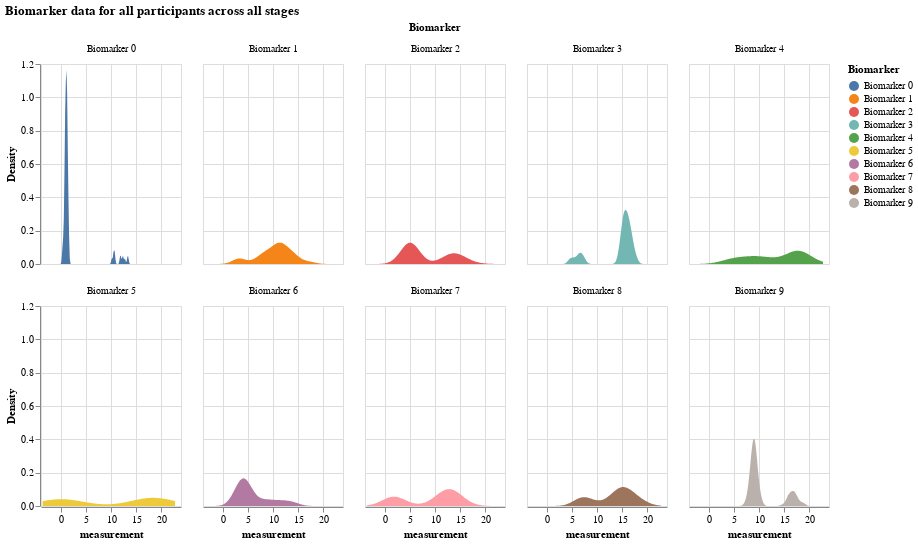

Write notebook code for a chart like this one.
### Markdown cell above
## Visualizing simulated results

With the above data structure, we can visualize the following data:

- Distribution of all biomarker values by biomarker
- Distribution of all biomarker values when the participant is at a certain disease stage
- Comparing a certain biomarker data 
- A certain participant's data

### Distribution of all biomarker values by biomarker

### Code cell
df = pd.DataFrame(X, columns = [f"Biomarker {i}" for i in range(N)])

# make this dataframe wide to long 
df_long = df.melt(var_name = "Biomarker", value_name="Value")

# exapand the value column into a dataframe
values_df = df_long['Value'].apply(pd.Series)
values_df.columns = ['participant', 'measurement', 'k_j', 'S_n', 'drawn_from']

# join values_df with df_long
df_expanded = df_long.drop('Value', axis = 1).join(values_df)

alt.Chart(df_expanded).transform_density(
    'measurement',
    as_=['measurement', 'Density'],
    groupby=['Biomarker']
).mark_area().encode(
    x="measurement:Q",
    y="Density:Q",
    facet = alt.Facet(
        "Biomarker:N",
        columns = 5
    ),
    color=alt.Color(
        'Biomarker:N'
    )
).properties(
    width= 140,
    height = 200,
).properties(
    title='Biomarker data for all participants across all stages'
)

### Figure 1 — Vega-Lite specification as saved in the notebook (floating-point values rounded to 4 significant figures; data arrays with more than 128 entries replaced by an {"elided": "..."} marker saying what was removed)
{"config": {"view": {"continuousWidth": 300, "continuousHeight": 300}}, "data": {"name": "data-6bfe2600b95fc745af4e972a922c1528"}, "mark": {"type": "area"}, "encoding": {"color": {"field": "Biomarker", "type": "nominal"}, "facet": {"columns": 5, "field": "Biomarker", "type": "nominal"}, "x": {"field": "measurement", "type": "quantitative"}, "y": {"field": "Density", "type": "quantitative"}}, "height": 200, "title": "Biomarker data for all participants across all stages", "transform": [{"density": "measurement", "groupby": ["Biomarker"], "as": ["measurement", "Density"]}], "width": 140, "$schema": "https://vega.github.io/schema/vega-lite/v5.16.3.json", "datasets": {"data-6bfe2600b95fc745af4e972a922c1528": {"elided": "1000 records"}}}
